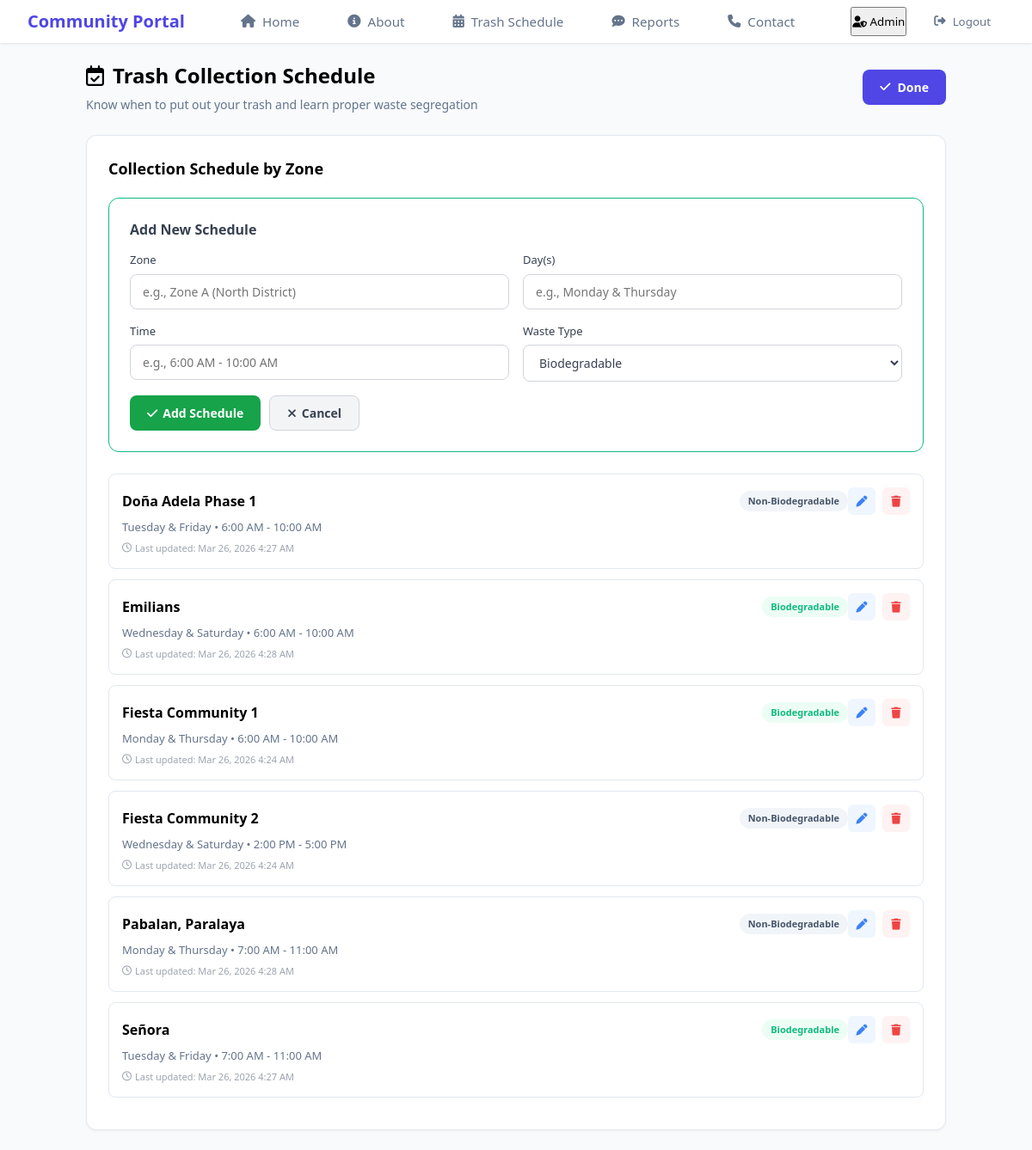
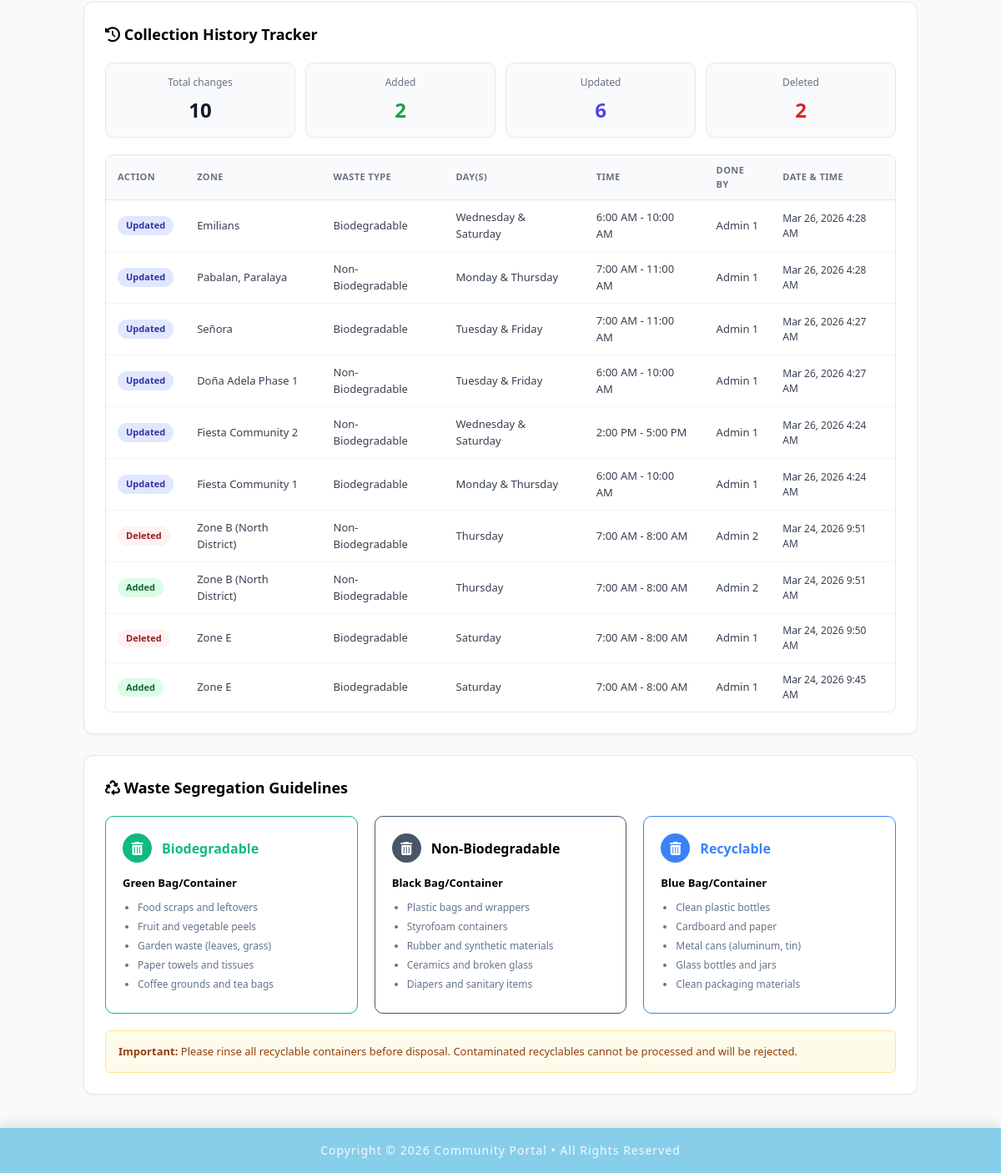
/admin/admin_trashschedule.php?add=1 (signed in), run on the app's committed database (2 pictures, top to bottom).
### tables this page shows
CREATE TABLE `trash_schedule` (
  `id` int NOT NULL,
  `zone` varchar(100) NOT NULL,
  `days` varchar(100) NOT NULL,
  `time` varchar(100) NOT NULL,
  `waste_type` varchar(50) NOT NULL,
  `last_updated` timestamp NULL DEFAULT CURRENT_TIMESTAMP ON UPDATE CURRENT_TIMESTAMP,
  `admin_id` int DEFAULT NULL
);

CREATE TABLE `schedule_history` (
  `id` int NOT NULL,
  `action` varchar(20) NOT NULL,
  `zone` varchar(255) NOT NULL,
  `waste_type` varchar(100) NOT NULL,
  `days` varchar(255) NOT NULL,
  `time` varchar(100) NOT NULL,
  `acted_at` datetime NOT NULL,
  `admin_id` int DEFAULT NULL
);

### admin/admin_trashschedule.php (the view, shortened to what this page needs)
<?php
include "../includes/db_conn.php";
$edit_row     = null;
$check_table    = $pdo->query("SHOW TABLES LIKE 'schedule_history'");
$history_exists = ($check_table && $check_table->rowCount() > 0);
$result = $pdo->query("SELECT * FROM trash_schedule ORDER BY zone, waste_type");
$schedules = $result->fetchAll();
$history_rows  = [];
$count_added   = 0;
$count_updated = 0;
$count_deleted = 0;
if ($history_exists) {
    $hstmt = $pdo->query("SELECT schedule_history.*, admins.full_name
                           FROM schedule_history
                           LEFT JOIN admins ON schedule_history.admin_id = admins.admin_id
                           ORDER BY acted_at DESC");
    while ($h = $hstmt->fetch()) {
        if ($h['action'] === 'Added')   $count_added++;
        if ($h['action'] === 'Updated') $count_updated++;
        if ($h['action'] === 'Deleted') $count_deleted++;
        $history_rows[] = $h;
    }
}
$total_changes = $count_added + $count_updated + $count_deleted;
$guidelines = [
    [
        'title' => 'Biodegradable',
        'color' => 'green',
        'bag'   => 'Green Bag/Container',
        'items' => ['Food scraps and leftovers','Fruit and vegetable peels','Garden waste (leaves, grass)','Paper towels and tissues','Coffee grounds and tea bags']
    ],
    [
        'title' => 'Non-Biodegradable',
        'color' => 'black',
        'bag'   => 'Black Bag/Container',
        'items' => ['Plastic bags and wrappers','Styrofoam containers','Rubber and synthetic materials','Ceramics and broken glass','Diapers and sanitary items']
    ],
    [
        'title' => 'Recyclable',
        'color' => 'blue',
        'bag'   => 'Blue Bag/Container',
        'items' => ['Clean plastic bottles','Cardboard and paper','Metal cans (aluminum, tin)','Glass bottles and jars','Clean packaging materials']
    ]
];
include "../includes/admin_header.php";
?>
<!DOCTYPE html>
<html lang="en">
<head>
    <link rel="stylesheet" href="https://cdnjs.cloudflare.com/ajax/libs/font-awesome/6.5.0/css/all.min.css">
    <link rel="stylesheet" href="../css/header.css">
    <link rel="stylesheet" href="../css/member_trashschedule.css">
    <link rel="stylesheet" href="../css/admin_trashschedule.css">
</head>
<body>
<div class="container">
    <div class="admin-header-row">
        <header>
            <h1><i class="fa-regular fa-calendar-check"></i> Trash Collection Schedule</h1>
            <p>Know when to put out your trash and learn proper waste segregation</p>
        </header>
        <?php if (!isset($_GET['add'])): ?>
            <a href="?add=1" class="btn-add-schedule">
                <i class="fa-solid fa-plus"></i> Add Schedule
            </a>
        <?php else: ?>
            <a href="admin_trashschedule.php" class="btn-done">
                <i class="fa-solid fa-check"></i> Done
            </a>
        <?php endif; ?>
    </div>
    <section class="card-section">
        <h2>Collection Schedule by Zone</h2>
        <?php if (isset($_GET['add']) && !$edit_row): ?>
        <div class="add-form-container">
            <h3 style="margin-bottom:14px;font-size:16px;color:#374151;">Add New Schedule</h3>
            <form method="POST" action="">
                <div class="form-row-two">
                    <div class="form-field">
                        <label>Zone</label>
                        <input type="text" name="zone" placeholder="e.g., Zone A (North District)" required>
                    </div>
                    <div class="form-field">
                        <label>Day(s)</label>
                        <input type="text" name="days" placeholder="e.g., Monday & Thursday" required>
                    </div>
                </div>
                <div class="form-row-two">
                    <div class="form-field">
                        <label>Time</label>
                        <input type="text" name="time" placeholder="e.g., 6:00 AM - 10:00 AM" required>
                    </div>
                    <div class="form-field">
                        <label>Waste Type</label>
                        <select name="type">
                            <option value="Biodegradable">Biodegradable</option>
                        </select>
                    </div>
                </div>
                <div class="form-actions-row">
                    <button type="submit" name="add" class="btn-save">
                        <i class="fa-solid fa-check"></i> Add Schedule
                    </button>
                    <a href="admin_trashschedule.php" class="btn-cancel">
                        <i class="fa-solid fa-xmark"></i> Cancel
                    </a>
                </div>
            </form>
        </div>
        <?php endif; ?>
        <?php foreach ($schedules as $row): ?>
        <div class="schedule-item">
            <div class="schedule-header">
                <div class="sched-left">
                    <strong><?= htmlspecialchars($row['zone']) ?></strong>
                    <span class="badge <?= $row['waste_type']==='Biodegradable' ? 'bio':'non-bio' ?>">
                        <?= htmlspecialchars($row['waste_type']) ?>
                    </span>
                </div>
                <?php if (isset($_GET['add']) && !$edit_row): ?>
                <div class="schedule-actions">
                    <a href="?edit=<?= $row['id'] ?>&add=1" class="action-btn edit-btn" title="Edit">
                        <i class="fa-solid fa-pen"></i>
                    </a>
                    <a href="?delete=<?= $row['id'] ?>&add=1" class="action-btn delete-btn" title="Delete"
                       onclick="return confirm('Delete this schedule?')">
                        <i class="fa-solid fa-trash"></i>
                    </a>
                </div>
                <?php endif; ?>
            </div>
            <div class="schedule-details">
                <?= htmlspecialchars($row['days']) ?> • <?= htmlspecialchars($row['time']) ?>
            </div>
            <div class="last-updated">
                <i class="fa-regular fa-clock"></i>
                Last updated: <?= date("M j, Y g:i A", strtotime($row['last_updated'])) ?>
            </div>
        </div>
        <?php endforeach; ?>
    </section>
    <section class="card-section">
        <h2><i class="fa-solid fa-clock-rotate-left"></i> Collection History Tracker</h2>
        <?php if (!$history_exists): ?>
        <div class="empty-hint">
            <p>Create the <code>schedule_history</code> table first using the SQL shown above.</p>
        </div>
        <?php else: ?>
        <div class="history-stats">
            <div class="stat-card">
                <div class="stat-label">Total changes</div>
                <div class="stat-value"><?= $total_changes ?></div>
            </div>
            <div class="stat-card">
                <div class="stat-label">Added</div>
                <div class="stat-value added"><?= $count_added ?></div>
            </div>
            <div class="stat-card">
                <div class="stat-label">Updated</div>
                <div class="stat-value updated"><?= $count_updated ?></div>
            </div>
            <div class="stat-card">
                <div class="stat-label">Deleted</div>
                <div class="stat-value deleted"><?= $count_deleted ?></div>
            </div>
        </div>
        <?php if (empty($history_rows)): ?>
        <div class="empty-hint">
            <i class="fa-solid fa-clock-rotate-left" style="font-size:28px;opacity:0.3;margin-bottom:10px;"></i>
            <p>No history yet. Add, edit, or delete a schedule to see the log here.</p>
        </div>
        <?php else: ?>
        <div class="history-table-wrapper">
            <table class="history-table">
                <thead>
                    <tr>
                        <th>Action</th>
                        <th>Zone</th>
                        <th>Waste type</th>
                        <th>Day(s)</th>
                        <th>Time</th>
                        <th>Done by</th>
                        <th>Date &amp; time</th>
                    </tr>
                </thead>
                <tbody>
                    <?php foreach ($history_rows as $h): ?>
                    <tr>
                        <td>
                            <span class="history-badge <?= strtolower($h['action']) ?>">
                                <?= htmlspecialchars($h['action']) ?>
                            </span>
                        </td>
                        <td><?= htmlspecialchars($h['zone']) ?></td>
                        <td><?= htmlspecialchars($h['waste_type']) ?></td>
                        <td><?= htmlspecialchars($h['days']) ?></td>
                        <td><?= htmlspecialchars($h['time']) ?></td>
                        <td><?= htmlspecialchars($h['full_name'] ?? 'Unknown') ?></td>
                        <td class="history-date">
                            <?= date("M j, Y g:i A", strtotime($h['acted_at'])) ?>
                        </td>
                    </tr>
                    <?php endforeach; ?>
                </tbody>
            </table>
        </div>
        <?php endif; ?>
        <?php endif; ?>
    </section>
    <section class="card-section">
        <h2><i class="fa-solid fa-recycle"></i> Waste Segregation Guidelines</h2>
        <div class="guidelines-grid">
            <?php foreach ($guidelines as $guide): ?>
            <div class="guide-card <?= $guide['color'] ?>">
                <div class="guide-header">
                    <div class="icon-circle">
                        <i class="fa-solid fa-trash-can"></i>
                    </div>
                    <h3><?= $guide['title'] ?></h3>
                </div>
                <div class="guide-content">
                    <p class="bag-type"><strong><?= $guide['bag'] ?></strong></p>
                    <ul>
                        <?php foreach ($guide['items'] as $li): ?>
                        <li><?= $li ?></li>
                        <?php endforeach; ?>
                    </ul>
                </div>
            </div>
            <?php endforeach; ?>
        </div>
        <div class="important-note">
            <strong>Important:</strong> Please rinse all recyclable containers before disposal.
            Contaminated recyclables cannot be processed and will be rejected.
        </div>
    </section>
</div>
<?php include "../includes/footer.php"; ?>
</body>
</html>

### css/header.css (style rules this page uses)
* { margin: 0; padding: 0; box-sizing: border-box; font-family: 'Segoe UI', Tahoma, Geneva, Verdana, sans-serif; }
body { background-color: #f8fafc; color: #334155; }

### css/member_trashschedule.css (style rules this page uses)
:root { --bg-color: #f8fafc; --border-color: #e2e8f0; --text-main: #000000; --text-muted: #64748b; --green-primary: #10b981; --green-bg: #ecfdf5; --blue-primary: #3b82f6; --blue-bg: #eff6ff; --black-primary: #475569; --black-bg: #f1f5f9; }
html, body { height: 100%; margin: 0; padding: 0; }
body { font-family: 'Segoe UI', Tahoma, Geneva, Verdana, sans-serif; background-color: var(--bg-color); color: var(--text-main); line-height: 1.5; padding-top: 30px; }
.container { width: 100%; max-width: 1000px; margin: 40px auto; }
header h1 { color: #000000; font-size: 24px; display: flex; align-items: center; gap: 10px; margin-bottom: 5px; }
header p { color: var(--text-muted); margin-top: 0; font-size: 14px; }
.card-section { background: white; border: 1px solid var(--border-color); border-radius: 12px; padding: 25px; margin-top: 25px; box-shadow: 0 1px 3px rgba(0,0,0,0.05); }
.card-section h2 { font-size: 18px; margin-bottom: 20px; }
.schedule-item { border: 1px solid var(--border-color); border-radius: 8px; padding: 15px; margin-bottom: 12px; }
.schedule-header { display: flex; justify-content: space-between; align-items: center; margin-bottom: 3px; }
.sched-left { display: flex; justify-content: space-between; align-items: center; width: 100%; }
.sched-left strong { flex: 1; }
.schedule-details { color: var(--text-muted); font-size: 13px; }
.last-updated { font-size: 11px; color: #9ca3af; margin-top: 4px; display: flex; align-items: center; gap: 4px; }
.last-updated i { font-size: 11px; color: #9ca3af; }
.badge { font-size: 11px; padding: 4px 10px; border-radius: 20px; font-weight: 600; }
.badge.bio { background: var(--green-bg); color: var(--green-primary); }
.badge.non-bio { background: var(--black-bg); color: var(--black-primary); }
.guidelines-grid { display: grid; grid-template-columns: repeat(auto-fit, minmax(250px, 1fr)); gap: 20px; margin-bottom: 20px; }
.guide-card { border: 1px solid var(--border-color); border-radius: 10px; padding: 20px; }
.guide-header { display: flex; align-items: center; gap: 12px; margin-bottom: 15px; }
.icon-circle { width: 35px; height: 35px; border-radius: 50%; display: flex; align-items: center; justify-content: center; color: white; }
.guide-card h3 { font-size: 16px; margin: 0; }
.guide-card.green { border-color: var(--green-primary); }
.guide-card.green .icon-circle { background: var(--green-primary); }
.guide-card.green h3 { color: var(--green-primary); }
.guide-card.black { border-color: var(--black-primary); }
.guide-card.black .icon-circle { background: var(--black-primary); }
.guide-card.blue { border-color: var(--blue-primary); }
.guide-card.blue .icon-circle { background: var(--blue-primary); }
.guide-card.blue h3 { color: var(--blue-primary); }
.guide-content ul { padding-left: 18px; margin: 0; }
.guide-content li { font-size: 12px; color: var(--text-muted); margin-bottom: 5px; }
.bag-type { font-size: 13px; margin-bottom: 10px; }
.important-note { background: #fffbeb; border: 1px solid #fde68a; padding: 15px; border-radius: 6px; font-size: 13px; color: #92400e; }

### data on the page
trash_schedule: zone "Doña Adela Phase 1", waste_type "Non-Biodegradable", days "Tuesday & Friday", time "6:00 AM - 10:00 AM", last_updated "Mar 26, 2026 4:27 AM"
trash_schedule: zone "Emilians", waste_type "Biodegradable", days "Wednesday & Saturday", time "6:00 AM - 10:00 AM", last_updated "Mar 26, 2026 4:28 AM"
trash_schedule: zone "Fiesta Community 1", waste_type "Biodegradable", days "Monday & Thursday", time "6:00 AM - 10:00 AM", last_updated "Mar 26, 2026 4:24 AM"
trash_schedule: zone "Fiesta Community 2", waste_type "Non-Biodegradable", days "Wednesday & Saturday", time "2:00 PM - 5:00 PM", last_updated "Mar 26, 2026 4:24 AM"
trash_schedule: zone "Pabalan, Paralaya", waste_type "Non-Biodegradable", days "Monday & Thursday", time "7:00 AM - 11:00 AM", last_updated "Mar 26, 2026 4:28 AM"
trash_schedule: zone "Señora", waste_type "Biodegradable", days "Tuesday & Friday", time "7:00 AM - 11:00 AM", last_updated "Mar 26, 2026 4:27 AM"
schedule_history: action "Updated", zone "Emilians", waste_type "Biodegradable", days "Wednesday & Saturday", time "6:00 AM - 10:00 AM", admin.full_name "Admin 1", acted_at "Mar 26, 2026 4:28 AM"
schedule_history: action "Updated", zone "Pabalan, Paralaya", waste_type "Non-Biodegradable", days "Monday & Thursday", time "7:00 AM - 11:00 AM", admin.full_name "Admin 1", acted_at "Mar 26, 2026 4:28 AM"
schedule_history: action "Updated", zone "Señora", waste_type "Biodegradable", days "Tuesday & Friday", time "7:00 AM - 11:00 AM", admin.full_name "Admin 1", acted_at "Mar 26, 2026 4:27 AM"
schedule_history: action "Updated", zone "Doña Adela Phase 1", waste_type "Non-Biodegradable", days "Tuesday & Friday", time "6:00 AM - 10:00 AM", admin.full_name "Admin 1", acted_at "Mar 26, 2026 4:27 AM"
schedule_history: action "Updated", zone "Fiesta Community 2", waste_type "Non-Biodegradable", days "Wednesday & Saturday", time "2:00 PM - 5:00 PM", admin.full_name "Admin 1", acted_at "Mar 26, 2026 4:24 AM"
schedule_history: action "Updated", zone "Fiesta Community 1", waste_type "Biodegradable", days "Monday & Thursday", time "6:00 AM - 10:00 AM", admin.full_name "Admin 1", acted_at "Mar 26, 2026 4:24 AM"
schedule_history: action "Deleted", zone "Zone B (North District)", waste_type "Non-Biodegradable", days "Thursday", time "7:00 AM - 8:00 AM", admin.full_name "Admin 2", acted_at "Mar 24, 2026 9:51 AM"
schedule_history: action "Added", zone "Zone B (North District)", waste_type "Non-Biodegradable", days "Thursday", time "7:00 AM - 8:00 AM", admin.full_name "Admin 2", acted_at "Mar 24, 2026 9:51 AM"
schedule_history: action "Deleted", zone "Zone E", waste_type "Biodegradable", days "Saturday", time "7:00 AM - 8:00 AM", admin.full_name "Admin 1", acted_at "Mar 24, 2026 9:50 AM"
schedule_history: action "Added", zone "Zone E", waste_type "Biodegradable", days "Saturday", time "7:00 AM - 8:00 AM", admin.full_name "Admin 1", acted_at "Mar 24, 2026 9:45 AM"

### other printed values
$total_changes "10"
$count_added "2"
$count_updated "6"
$count_deleted "2"
$guide['title'] "Biodegradable"
$guide['bag'] "Green Bag/Container"
$li "Food scraps and leftovers"
$li "Fruit and vegetable peels"
$li "Garden waste (leaves, grass)"
$li "Paper towels and tissues"
$li "Coffee grounds and tea bags"
$guide['title'] "Non-Biodegradable"
$guide['bag'] "Black Bag/Container"
$li "Plastic bags and wrappers"
$li "Styrofoam containers"
